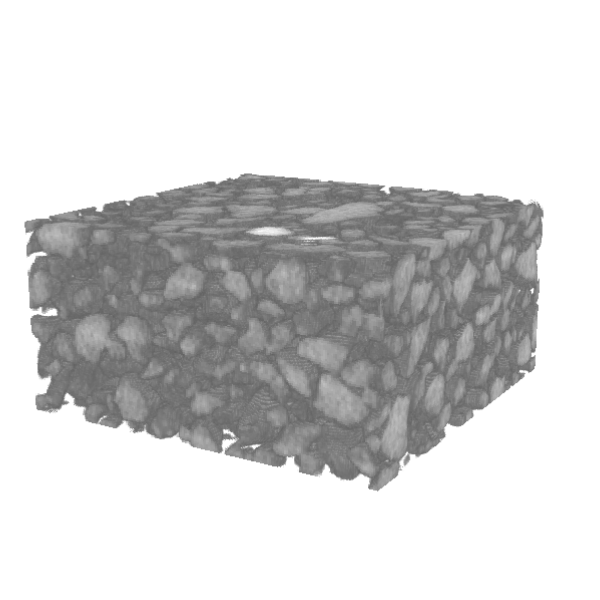

Generate this figure with Python:
import vtk, os
from numpy import *
from pymicro.file.file_utils import HST_read
from pymicro.view.vtk_utils import read_image_data, setup_camera, volren
from pymicro.view.scene3d import Scene3D

base_name = os.path.splitext(__file__)[0]
s3d = Scene3D(display=False, ren_size=(600,600), name=base_name)
size = (200, 200, 100)
data_dir = '../data'
scan = 'sand_200x200x100_uint8.raw'
im_file = os.path.join(data_dir, scan)
data = read_image_data(im_file, size)

# opacity function 
alpha_channel = vtk.vtkPiecewiseFunction()
alpha_channel.AddPoint(0, 0.0)
alpha_channel.AddPoint(70, 0.0)
alpha_channel.AddPoint(100, 1.0)
alpha_channel.AddPoint(255, 1.0)

# color function
color_function = vtk.vtkColorTransferFunction()
color_function.AddRGBPoint(0, 0.0, 0.0, 0.0)
color_function.AddRGBPoint(200, 1.0, 1.0, 1.0)

# create the vtkVolume instance and add it to the 3d scene
volume = volren(data, alpha_channel, color_function)
s3d.add(volume)
cam = setup_camera(size=size)
s3d.set_camera(cam)
s3d.render()

# thumbnail for the image gallery
from matplotlib import image
image_name = base_name + '.png'
image.thumbnail(image_name, 'thumb_' + image_name, 0.2)
